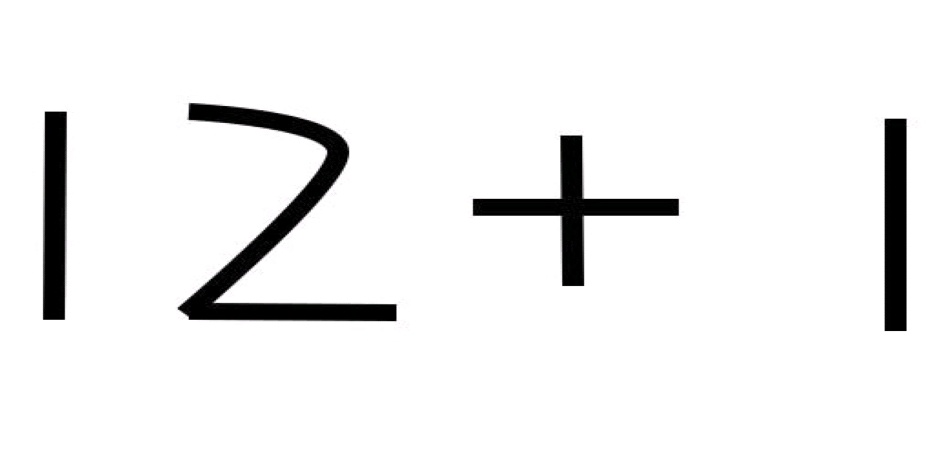
#> input picture images/test.jpeg, 940 x 471 px, found by its file name
$ jupyter execute --allow-errors Input_Image.ipynb   (shell and % lines are left out)
#> lines starting #> are read from the running program, lines starting #| are printed output that depends on the picture
[cell 1]
import numpy as np
import cv2
from PIL import Image
from matplotlib import pyplot as plt
import os
from os import listdir
from os.path import isfile, join
import pandas as pd
import random, shutil
import pickle

[cell 2]
import numpy
np.random.seed(1212)
import keras
from keras.models import Model
from keras.layers import *
from keras import optimizers
from keras.layers import Input, Dense
from keras.datasets import mnist
from keras.models import Sequential
from keras.layers import Dense
from keras.layers import Dropout
from keras.layers import Flatten
from keras.layers.convolutional import Conv2D
from keras.layers.convolutional import MaxPooling2D
from keras.utils import np_utils
from keras import backend as K
K.set_image_data_format('channels_first')
#> (this line was passed over: keras is not available in this run)
from keras.models import model_from_json

[cell 3]
import tensorflow as tf
from tensorflow.keras.models import Sequential
from tensorflow.keras.layers import Conv2D, MaxPooling2D, Dense, Flatten
from tensorflow.keras.utils import to_categorical

[cell 4]
directory = r'D:/SD/Input_fin'
os.chdir(directory)

[cell 5]
img = cv2.imread('D:/SD/test.jpeg')
#> img is the input picture: shape (471, 940, 3); mean B, G, R 240, 240, 240
img1 = cv2.imread('D:/SD/0_1315.jpg')
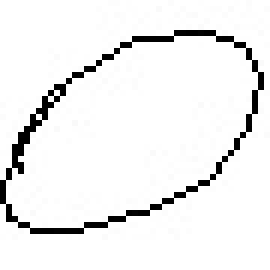
#> input picture images/0_1315.jpg, 45 x 45 px, found by its file name (shown 6 times larger)
#> img1 is the input picture: shape (45, 45, 3); min 0, max 255, mean 239.3
img2 = cv2.imread('D:/SD/Eq_c4.jpeg')
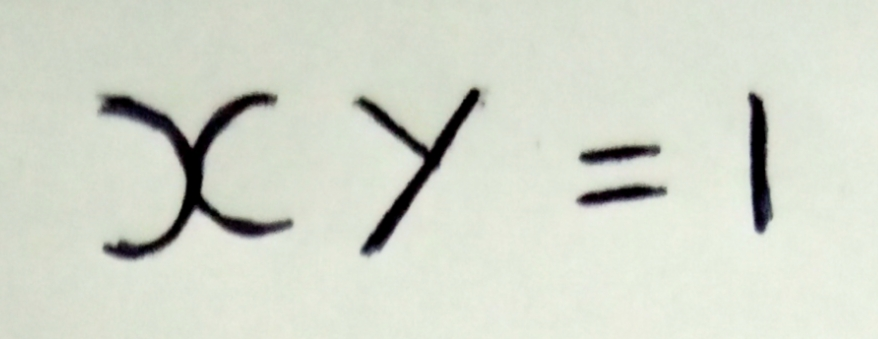
#> input picture Eq_c4.jpeg, 878 x 339 px, found by its file name
#> img2 is the input picture: shape (339, 878, 3); mean B, G, R 203, 215.6, 210.9

[cell 6]
plt.subplot(1, 2, 1); plt.imshow(img2)

[cell 7]
img_gray1 = cv2.cvtColor(img2, cv2.COLOR_RGB2GRAY)

a1 = img_gray1.max()
#> a1 = 240
#> (the rest of this cell did not finish here and is left out)

#> (a cell that did not finish here is left out)

#> (a cell that did not finish here is left out)

#> (a cell that did not finish here is left out)

[cell 11]
sep=[]
#> (the rest of this cell did not finish here and is left out)

#> (a cell that did not finish here is left out)

[cell 13]
res = []
for i in sep:
    ht, wd, cc= i.shape

    # create new image of desired size and color (blue) for padding
    ww = 280
    hh = 280
    color = (255,255,255)
    result = np.full((hh,ww,cc), color, dtype=np.uint8)

    # compute center offset
    xx = (ww - wd) // 2
    yy = (hh - ht) // 2

    # copy img image into center of result image
    result[yy:yy+ht, xx:xx+wd] = i

    res.append(result)

#> (a cell that did not finish here is left out)

#> (a cell that did not finish here is left out)

#> (a cell that did not finish here is left out)

[cell 17]
fin = []
#> (the rest of this cell did not finish here and is left out)

#> (a cell that did not finish here is left out)

[cell 19]
k = []
for i in fin:
    im_resize = cv2.resize(i,(28,28))
    k.append(im_resize)

#> (a cell that did not finish here is left out)

[cell 21]
fname = ['1.jpg', '2.jpg', '3.jpg', '4.jpg']
for i in range(len(k)):
    cv2.imwrite(fname[i],k[i])
